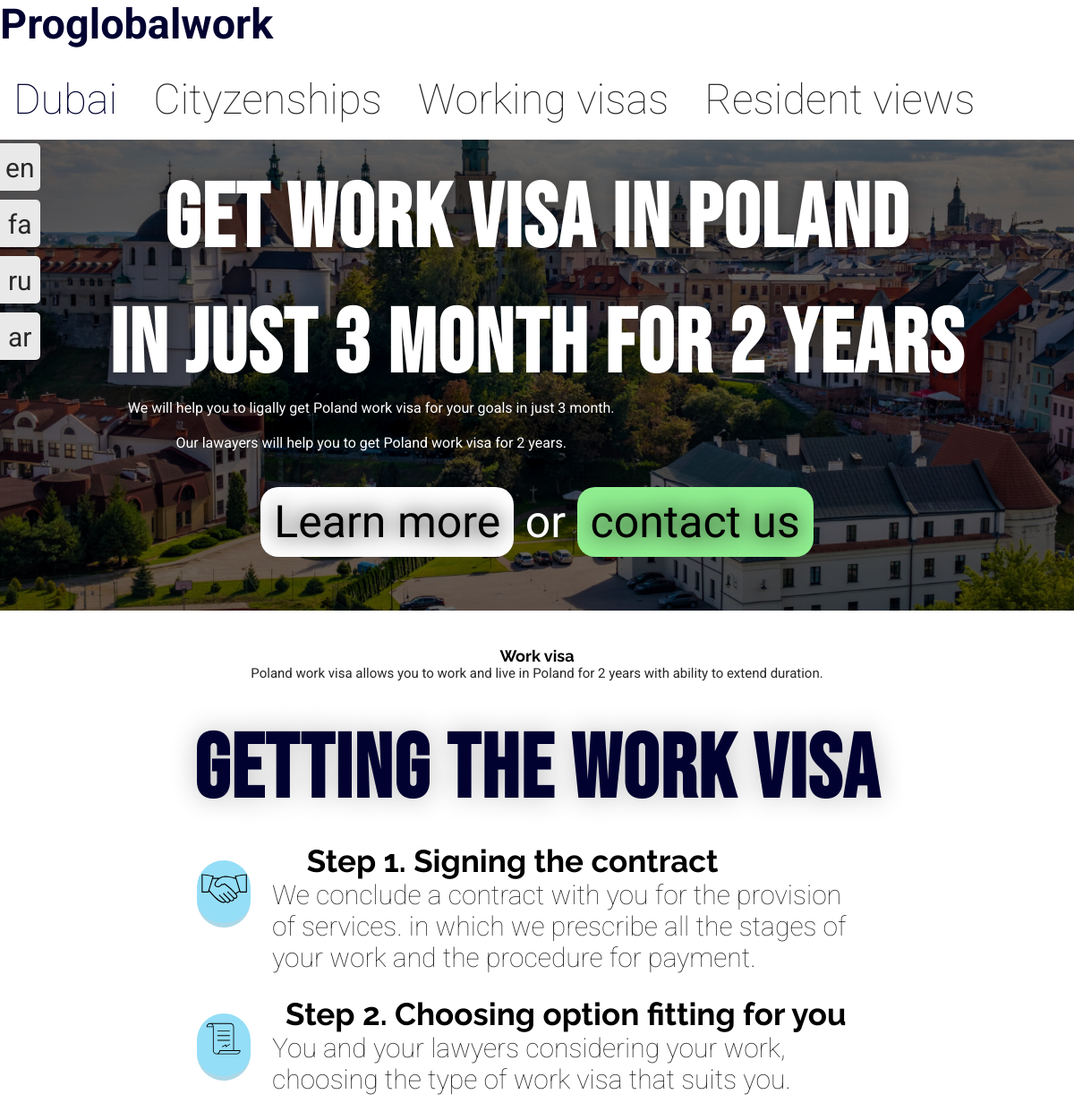
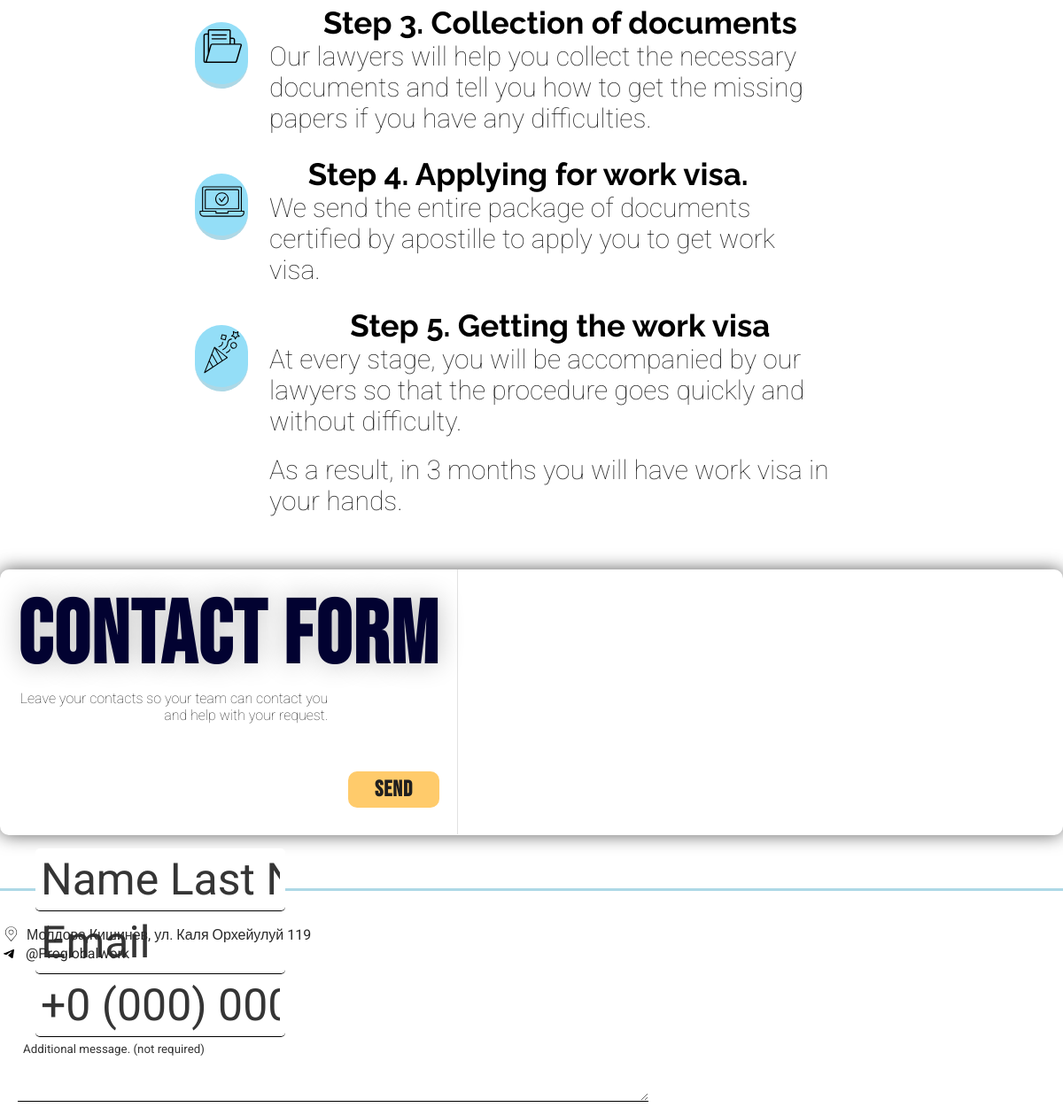
The page /work_visa/poland/ on the database its author committed (2 pictures, top to bottom).
### main/models.py (models this page shows, shortened)
class Text(models.Model):
	related = models.ForeignKey(TextBlock, on_delete=models.CASCADE, related_name='texts')
	language = models.CharField(max_length=2)
	text = models.TextField(unique=True)
	source = models.BooleanField(default=False)

### main/views.py (the view)
# urls.py: path('work_visa/poland/', views.workvisa_poland, name='workvisa_poland_eng'),
def workvisa_poland(request):
	return _render(request, 'sub/work_visa/poland_eng.html', from_page='workvisa for poland')

### main/views.py (called while the page is built)
def get_texts(lang):
	texts = {}
	for block in TextBlock.objects.all():
		try:
			texts[block.title] = block.texts.filter(language=lang)[0]
		except IndexError:
			print('Missing text for "', block.title, '" for ', lang)
	return {'texts': texts}

def _render(req, template, context={}, from_page='any', req_form=True):
	lang = 'en'
	if 'lang' in req.COOKIES:
		if req.method == 'POST':
			form = RequestForm(req.POST)
			if form.is_valid():
				db_req = form.save(commit=False)
				db_req.from_page = from_page
				db_req.save()
		context['texts'] = get_texts(req.COOKIES['lang'])
		req = render(req, template, context)
	else:
		context['texts'] = get_texts(lang)
		req = render(req, template, context)
		req.set_cookie('lang', lang)
	context['req_form'] = RequestForm
	if req_form != True:
		del context['req_form']
	return req

### main/templates/sub/work_visa/poland_eng.html (shortened to what this page needs)
{% extends 'base.html' %}
{% load static %}
{% block content %}
<div class="content__title_back" style="
background: linear-gradient( rgba(0, 0, 0, 0.6), rgba(0, 0, 0, 0.6) ), url({% static 'imgs/poland.jpg' %});
background-position: center;
background-repeat: no-repeat;
background-size: cover;
">
	<div class="centered" style="text-align: center;">
		<h1 style="color: white; text-shadow: 0 0 20px rgb(0, 0, 0, 0.4);">
			{{ texts.texts.Poland_tittle_begining_h1.text|linebreaks }}
		</h1>
		<div style="max-width: 65ch;">
			{{ texts.texts.Poland_under_first_title_text_div.text|linebreaks }}
		</div>
		<br>
		<br>
		<div class="tricky-but">
			<div>
				Learn more
			</div>
			 or
			<div>
				contact us
			</div>
		</div>
	</div>
</div>
<br>
<br>
<div class="content">
	<h2 class="centered">
		{{ texts.texts.Work_visa.text }}
	</h2>
	<div class="centered lil-text" style="text-align: center">
		{{ texts.texts.Poland_work_visa_explain_text_div.text }}
	</div>
</div>
<br>
<br>
<div class="content">
	<h1 class="centered">
		{{ texts.texts.Getting_the_work_visa.text }}
	</h1>
	<br>
	<div class="grid-master reasons-to-apply" >
		<div class="inline-bastards">
			<div style="padding: 20px;">
			</div>
			<div>
				<h2 style="max-width: 25ch;">
					{{ texts.texts.Step_1_Signing_the_contract.text }}
				</h2>
				<div style="max-width: 40ch; font-weight: 100;">
					{{ texts.texts.Poland_step_1_text_div.text }}
				</div>
			</div>
		</div>
		<div class="inline-bastards">
			<div style="padding: 20px;">
							</div>
			<div>
				<h2>
					{{ texts.texts.Step_2_Choosing_option_fitting_for_you.text }}
				</h2>
				<div style="max-width: 40ch; font-weight: 100;">
					{{ texts.texts.Step_2_working_visa_choose_text_div.text }}
				</div>
			</div>
		</div>
		<div class="inline-bastards">
			<div style="padding: 20px;">
							</div>
			<div>
				<h2>
					{{ texts.texts.Step_3_Collection_of_documents.text }}
				</h2>
				<div style="max-width: 40ch; font-weight: 100;">
					{{ texts.texts.Step_2_Collection_of_documents_text.text }}
				</div>
			</div>
		</div>
		<div class="inline-bastards">
			<div style="padding: 20px;">
			</div>
			<div class="the-lil-text-this">
				<h2>
					{{ texts.texts.Step_4_Applying_for_work_visa.text }}
				</h2>
				<div style="font-weight: 100;">
					{{ texts.texts.Work_visa_step_4_text_div.text }}
				</div>
			</div>
		</div>
		<div class="inline-bastards">
			<div style="padding: 20px;">
			</div>
			<div>
				<h2>
					{{ texts.texts.Step_5_Getting_the_work_visa.text }}
				</h2>
				<div style="max-width: 40ch; font-weight: 100;">
					{{ texts.texts.work_visa_step_5_text_div.text|linebreaks }}
				</div>
		</div>
	</div>
</div>
<br>
<br>
<br>
<div class="content">
	<div class="centered" style="height: 300px; 	box-shadow: 0px 0px 20px rgb(94, 94, 94); border-radius: 10px;">
		<div class="left-haft-form" style="height: 89%; border-right: 1px solid rgb(226, 226, 226); 	position: relative;		">
			<h1 style="text-align: right;">
				{{  texts.texts.form__title_on_left_h1.text }}
			</h1>
			<div style="font-weight: 100; text-align: right; max-width: 40ch;">
				{{  texts.texts.form__text_explanation_div.text }}
			</div>
			<input type="submit" form="req_form_here" value="{{ texts.texts.Send_but.text }}" id="the-button">
		</div>
		<div class="request-form" style="height: 95%;">
			<form method="POST" id="req_form_here">
				{{ req_form.as_p }}
			</form>
		</div>
	</div>
</div>
{% endblock %}

### main/static/css/style.css (style rules this page uses)
body { font-family: 'Roboto', sans-serif; color: rgb(40, 40, 40); font-size: 18px; }
* { margin: 0; padding: 0 }
.the-lil-text-this { max-width: 40ch; }
.content { max-width: 1200px; margin: 0 auto; }
h1 { font-family: 'Bebas Neue', cursive; letter-spacing: 2px; font-size: 50px; color:rgb(2, 2, 49); text-shadow: 0px 0px 30px rgb(192, 192, 192); }
h2 { color: black; margin:0; margin-bottom: 10px; font-family: 'Raleway', sans-serif; font-size: 28px; }
.content__title_back { background-color: green; margin: 0rem 0 0px 0; padding: 30px 0rem 60px 0rem; color: white; text-shadow: 0px 0px 25px black; }
textarea { padding: 8px 20px 8px 20px; max-height: 15ch; }
.centered { width: fit-content; margin: 0 auto; }
.tricky-but > div { display: inline-block; padding: 10px 15px 10px 15px; border-radius: 20px; background-color: white; color: black }
.tricky-but > div + div { background-color: lightgreen; }
.grid-master { display: grid; justify-content: center; grid-gap: 25px; grid-template-columns: repeat(auto-fill, minmax(200px, 250px)); }
.cool-inp-name > div > input, .cool-inp-name > div > select, input { border: 2px solid gray; border-radius: 5px; padding: 10px; margin: 25px; margin-top: -10px; }
.cool-inp-name > div > select, input { margin:0; }
.grid-master > div > div > h2 { font-size: 20px; }
.grid-master > div > div > svg { font-size: 20px; height: 60px; width: 60px; padding-bottom: 10px; border-bottom: 5px solid lightblue; }
svg.nice { background-color: rgb(148, 222, 247); border-radius: 100px; }
.inline-bastards > div { vertical-align: top; display: inline-block; }
.reasons-to-apply { display: grid; justify-content: center; grid-gap: 25px; grid-template-columns: repeat(auto-fill, minmax(500px, 520px)) }
.reasons-to-apply > div > div > h2 { margin: 0px; }
.request-form { vertical-align: top; display: inline-block; border-radius: 0px 10px 10px 0px; padding: 16px 20px 16px 20px; }
.request-form > form > p > * { max-height: 60px; max-width: 270px; border: none; border-bottom: 1px solid black; padding: 6px; font-family: 'Roboto', sans-serif; }
.request-form > form > p > *::placeholder { color: rgb(53, 53, 53); font-family: 'Roboto', sans-serif; }
.left-haft-form { vertical-align: top; display: inline-block; border-radius: 10px 0px 0px 10px; padding: 16px 20px 16px 20px; margin-right: -4.5px; }
#the-button { text-shadow: none; background-color: rgb(255, 203, 107); border: none; color: rgb(31, 31, 31); position: absolute; right: 20px; bottom: 30px; padding: 5px 30px 5px 30px; font-family: 'Bebas Neue', cursive; font-weight: 1000; letter-spacing: 1px; font-size: 25px; border-radius: 10px; transition: 0.3s; }
.lil-text { max-width: 60ch; }
@media only screen and (max-device-width: 1200px) { body { overflow-x:auto; font-size: 16px; } }
@media only screen and (max-device-width: 1200px) { .grid-master { grid-template-columns: repeat(auto-fill, minmax(80%, 80%)); } }
@media only screen and (max-device-width: 1200px) { br { content: ""; display: block; height: 20px; } }
@media only screen and (max-device-width: 1200px) { h1 { font-size: 100px; } }
@media only screen and (max-device-width: 1200px) { h2 { font-size: 18px; text-align: center; } }
@media only screen and (max-device-width: 1200px) { .reasons-to-apply { grid-template-columns: repeat(auto-fill, minmax(800px, 800px)) } }
@media only screen and (max-device-width: 1200px) { .reasons-to-apply > div > div > h2 { font-size: 35px; } }
@media only screen and (max-device-width: 1200px) { .reasons-to-apply > div > div > div { font-size: 30px; } }
@media only screen and (max-device-width: 1200px) { h1 { text-align: center; } }
@media only screen and (max-device-width: 1200px) { .lil-text { max-width: 100%; font-size: 15px; } }
@media only screen and (max-device-width: 1200px) { .the-lil-text-this { max-width: 65ch; } }
@media only screen and (max-device-width: 1200px) { .tricky-but { font-size: 50px !important; } }
@media only screen and (max-device-width: 1200px) { .cool-inp-name > div > input, .cool-inp-name > div > select, input { font-size: 50px; margin: 0; margin-left: 20px; } }
@media only screen and (max-device-width: 1200px) { textarea { min-width: 700px; } }

### main/templates/base.html (style rules this page uses)
html { scroll-behavior: smooth; }

### rows shown on the page
Text: texts.Poland_tittle_begining_h1.text "Get Work Visa in Poland in just 3 month for 2 years"
Text: texts.Poland_under_first_title_text_div.text "We will help you to ligally get Poland work visa for your goals in just 3 month. Our lawayers will help you to get Poland work visa for 2 years."
Text: texts.Work_visa.text "Work visa"
Text: texts.Poland_work_visa_explain_text_div.text "Poland work visa allows you to work and live in Poland for 2 years with ability to extend duration."
Text: texts.Getting_the_work_visa.text "Getting the work visa"
Text: texts.Step_1_Signing_the_contract.text "Step 1. Signing the contract"
Text: texts.Poland_step_1_text_div.text "We conclude a contract with you for the provision of services. in which we prescribe all the stages of your work and the procedure for payment."
Text: texts.Step_2_Choosing_option_fitting_for_you.text "Step 2. Choosing option fitting for you"
Text: texts.Step_2_working_visa_choose_text_div.text "You and your lawyers considering your work, choosing the type of work visa that suits you."
Text: texts.Step_3_Collection_of_documents.text "Step 3. Collection of documents"
Text: texts.Step_2_Collection_of_documents_text.text "Our lawyers will help you collect the necessary documents and tell you how to get the missing papers if you have any difficulties."
Text: texts.Step_4_Applying_for_work_visa.text "Step 4. Applying for work visa."
Text: texts.Work_visa_step_4_text_div.text "We send the entire package of documents certified by apostille to apply you to get work visa."
Text: texts.Step_5_Getting_the_work_visa.text "Step 5. Getting the work visa"
Text: texts.work_visa_step_5_text_div.text "At every stage, you will be accompanied by our lawyers so that the procedure goes quickly and without difficulty. As a result, in 3 months you will have work visa in your hands."
Text: texts.form__title_on_left_h1.text "Contact form"
Text: texts.form__text_explanation_div.text "Leave your contacts so your team can contact you and help with your request."
Text: texts.Send_but.text "Send"
